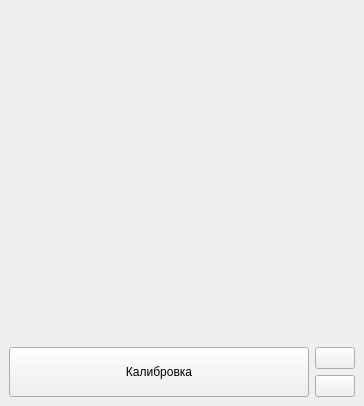
<?xml version="1.0" encoding="UTF-8"?>
<ui version="4.0">
 <class>MainWindow</class>
 <widget class="QMainWindow" name="MainWindow">
  <property name="geometry">
   <rect>
    <x>0</x>
    <y>0</y>
    <width>364</width>
    <height>406</height>
   </rect>
  </property>
  <property name="windowTitle">
   <string>Интерактивная ручка</string>
  </property>
  <property name="windowIcon">
   <iconset resource="../resources/MainResource.qrc">
    <normaloff>:/main/webcam.png</normaloff>:/main/webcam.png</iconset>
  </property>
  <property name="toolTip">
   <string>Интерактивная ручка</string>
  </property>
  <property name="tabShape">
   <enum>QTabWidget::Triangular</enum>
  </property>
  <widget class="QWidget" name="centralwidget">
   <layout class="QVBoxLayout" name="verticalLayout_2">
    <item>
     <widget class="QLabel" name="labelMainImage">
      <property name="text">
       <string/>
      </property>
      <property name="pixmap">
       <pixmap resource="../resources/MainResource.qrc">:/main/hourglass.png</pixmap>
      </property>
      <property name="alignment">
       <set>Qt::AlignCenter</set>
      </property>
     </widget>
    </item>
    <item>
     <layout class="QHBoxLayout" name="horizontalLayout" stretch="0,0">
      <property name="sizeConstraint">
       <enum>QLayout::SetMaximumSize</enum>
      </property>
      <item>
       <widget class="QPushButton" name="ButtonCalibrate">
        <property name="sizePolicy">
         <sizepolicy hsizetype="Minimum" vsizetype="Minimum">
          <horstretch>3</horstretch>
          <verstretch>0</verstretch>
         </sizepolicy>
        </property>
        <property name="toolTip">
         <string>Кнопка выполнения калибровки</string>
        </property>
        <property name="whatsThis">
         <string/>
        </property>
        <property name="styleSheet">
         <string notr="true"/>
        </property>
        <property name="text">
         <string>Калибровка</string>
        </property>
        <property name="icon">
         <iconset resource="../resources/MainResource.qrc">
          <normaloff>:/main/calibrate.png</normaloff>:/main/calibrate.png</iconset>
        </property>
        <property name="iconSize">
         <size>
          <width>96</width>
          <height>96</height>
         </size>
        </property>
       </widget>
      </item>
      <item>
       <layout class="QVBoxLayout" name="verticalLayout">
        <property name="sizeConstraint">
         <enum>QLayout::SetMaximumSize</enum>
        </property>
        <item>
         <widget class="QPushButton" name="ButtonSettings">
          <property name="toolTip">
           <string>Настройки программы</string>
          </property>
          <property name="text">
           <string/>
          </property>
          <property name="icon">
           <iconset resource="../resources/MainResource.qrc">
            <normaloff>:/main/cogwheel.png</normaloff>:/main/cogwheel.png</iconset>
          </property>
          <property name="iconSize">
           <size>
            <width>48</width>
            <height>48</height>
           </size>
          </property>
         </widget>
        </item>
        <item>
         <widget class="QPushButton" name="ButtonToTray">
          <property name="toolTip">
           <string>Свернуть программу в трей</string>
          </property>
          <property name="text">
           <string/>
          </property>
          <property name="icon">
           <iconset resource="../resources/MainResource.qrc">
            <normaloff>:/main/totray.png</normaloff>:/main/totray.png</iconset>
          </property>
          <property name="iconSize">
           <size>
            <width>48</width>
            <height>48</height>
           </size>
          </property>
         </widget>
        </item>
       </layout>
      </item>
     </layout>
    </item>
   </layout>
  </widget>
 </widget>
 <resources>
  <include location="../resources/MainResource.qrc"/>
  <include location="MainResource.qrc"/>
 </resources>
 <connections/>
</ui>
